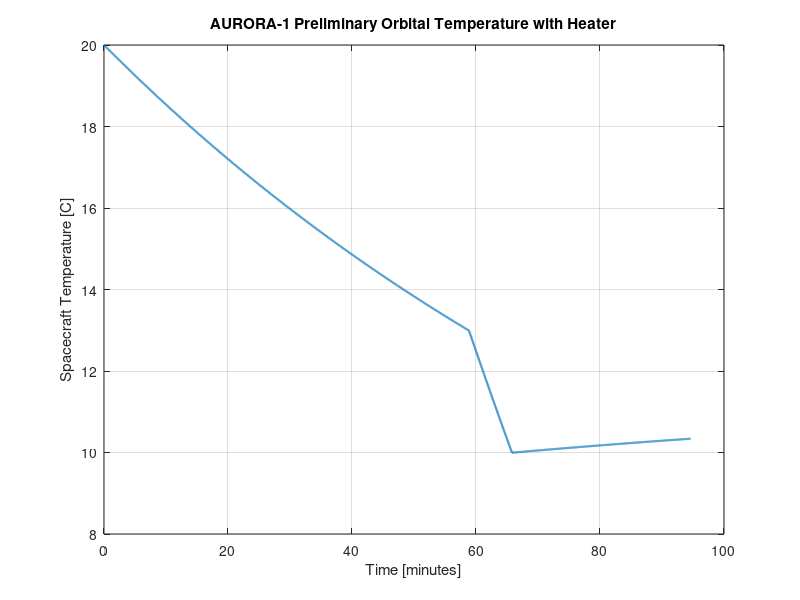
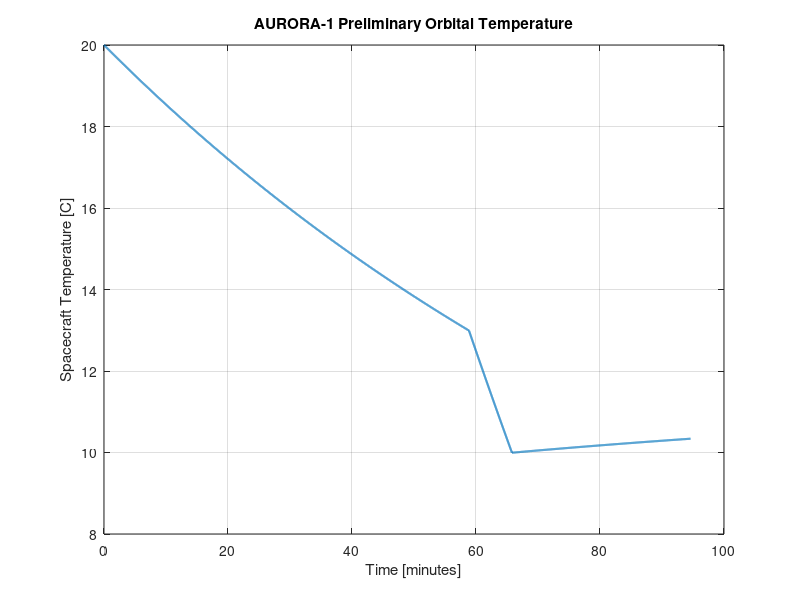

Recreate these plots in MATLAB, in order.
%% AURORA-1 Preliminary Thermal Analysis
% Version 0.1
% Simple equilibrium hot-case estimate

clear;
clc;

%% Constants
S = 1361;                 % Solar flux [W/m^2]
sigma = 5.670374419e-8;   % Stefan-Boltzmann constant [W/m^2/K^4]

%% Preliminary Surface Properties
alpha = 0.6;              % Solar absorptivity
epsilon = 0.8;            % Infrared emissivity

%% Geometry
A_sun = 0.01;             % Approx. sun-facing area [m^2]
A_rad = 0.06;             % Approx. total radiating area [m^2]

%% Internal Heat
P_internal = 3.0;         % Preliminary internal dissipation [W]

%% Earth Environmental Heating

earth_IR = 237;          % Average Earth infrared flux [W/m^2]
albedo = 0.30;           % Average Earth albedo coefficient
A_earth = 0.01;          % Approx. Earth-facing projected area [m^2]

Q_earth_IR = epsilon * earth_IR * A_earth;
Q_albedo = alpha * albedo * S * A_earth;

%% Hot-Case Equilibrium Temperature
Q_solar = alpha*S*A_sun;
Q_total = Q_solar + P_internal;

T_hot = (Q_total/(epsilon*sigma*A_rad))^(1/4);
T_hot_C = T_hot - 273.15;
fprintf('Earth IR Heating: %.2f W\n', Q_earth_IR);
fprintf('Albedo Heating: %.2f W\n', Q_albedo);
fprintf('AURORA-1 Preliminary Thermal Analysis\n');
fprintf('-------------------------------------\n');
fprintf('Absorbed Solar Power: %.2f W\n', Q_solar);
fprintf('Total Heat Input: %.2f W\n', Q_total);
fprintf('Estimated Hot-Case Temperature: %.2f C\n', T_hot_C);

%% Preliminary Transient Thermal Model

% Approximate spacecraft thermal properties
m_sc = 2.0;            % Spacecraft mass [kg]
Cp = 900;              % Effective specific heat [J/kg/K]

% Initial temperature
T0 = 293.15;           % 20 C [K]

% Time step
dt = 1;               % seconds

% Orbit durations from previous analysis
sunlight_time = 58.86 * 60;    % [s]
eclipse_time = 35.75 * 60;     % [s]

% Total simulation time
t_total = sunlight_time + eclipse_time;
time = 0:dt:t_total;

T = zeros(size(time));
T(1) = T0;

%% Heater Parameters
heater_power = 13.0;
heater_on_temp = 10.0;
heater_off_temp = 12.0;
heater_on = false;

for i = 1:length(time)-1

    % Determine whether spacecraft is in sunlight or eclipse
    if time(i) <= sunlight_time
        Q_in = Q_solar + Q_albedo + Q_earth_IR + P_internal;
    else
        Q_in = Q_earth_IR + P_internal;
    end

    % Current spacecraft temperature [C]
    current_temp_C = T(i) - 273.15;

    % Thermostat logic
    if current_temp_C <= heater_on_temp
        heater_on = true;
    elseif current_temp_C >= heater_off_temp
        heater_on = false;
    end

    % Add heater power when active
    if heater_on
        Q_in = Q_in + heater_power;
    end
    % Radiated heat
    Q_out = epsilon * sigma * A_rad * T(i)^4;

    % Net heat
    Q_net = Q_in - Q_out;

    % Temperature change
    dT = (Q_net / (m_sc * Cp)) * dt;

    % Update temperature
    T(i+1) = T(i) + dT;

end
    T_C = T - 273.15;

    fprintf('Maximum Orbital Temperature: %.2f C\n', max(T_C));
    fprintf('Minimum Orbital Temperature: %.2f C\n', min(T_C));
    fprintf('Heater Power: %.2f W\n', heater_power);
    fprintf('Minimum Temperature with Heater: %.2f C\n', min(T_C));

    figure;
    plot(time/60, T_C, 'LineWidth', 1.5);
    xlabel('Time [minutes]');
    ylabel('Spacecraft Temperature [C]');
    title('AURORA-1 Preliminary Orbital Temperature with Heater');
    grid on;

    % Radiated heat
    Q_out = epsilon * sigma * A_rad * T(i)^4;

    % Net heat
    Q_net = Q_in - Q_out;

    % Temperature change
    dT = (Q_net / (m_sc * Cp)) * dt;

    % Update temperature
    T(i+1) = T(i) + dT;



T_C = T - 273.15;

fprintf('Maximum Orbital Temperature: %.2f C\n', max(T_C));
fprintf('Minimum Orbital Temperature: %.2f C\n', min(T_C));

figure;
plot(time/60, T_C, 'LineWidth', 1.5);
xlabel('Time [minutes]');
ylabel('Spacecraft Temperature [C]');
title('AURORA-1 Preliminary Orbital Temperature');
grid on;
